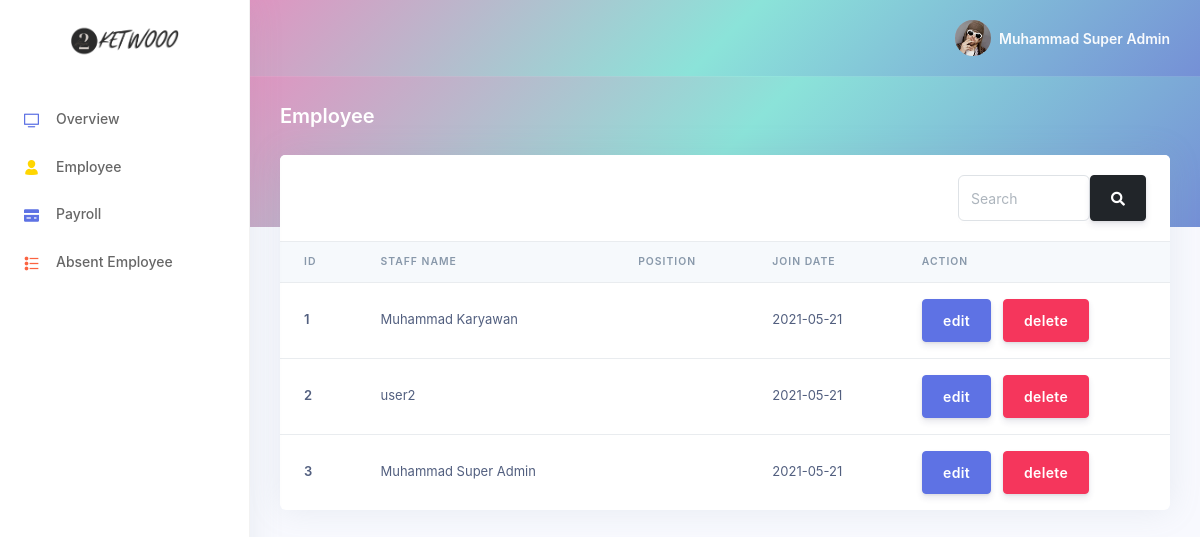
Page /index.php?page=employee (signed in) on the earlier database version.
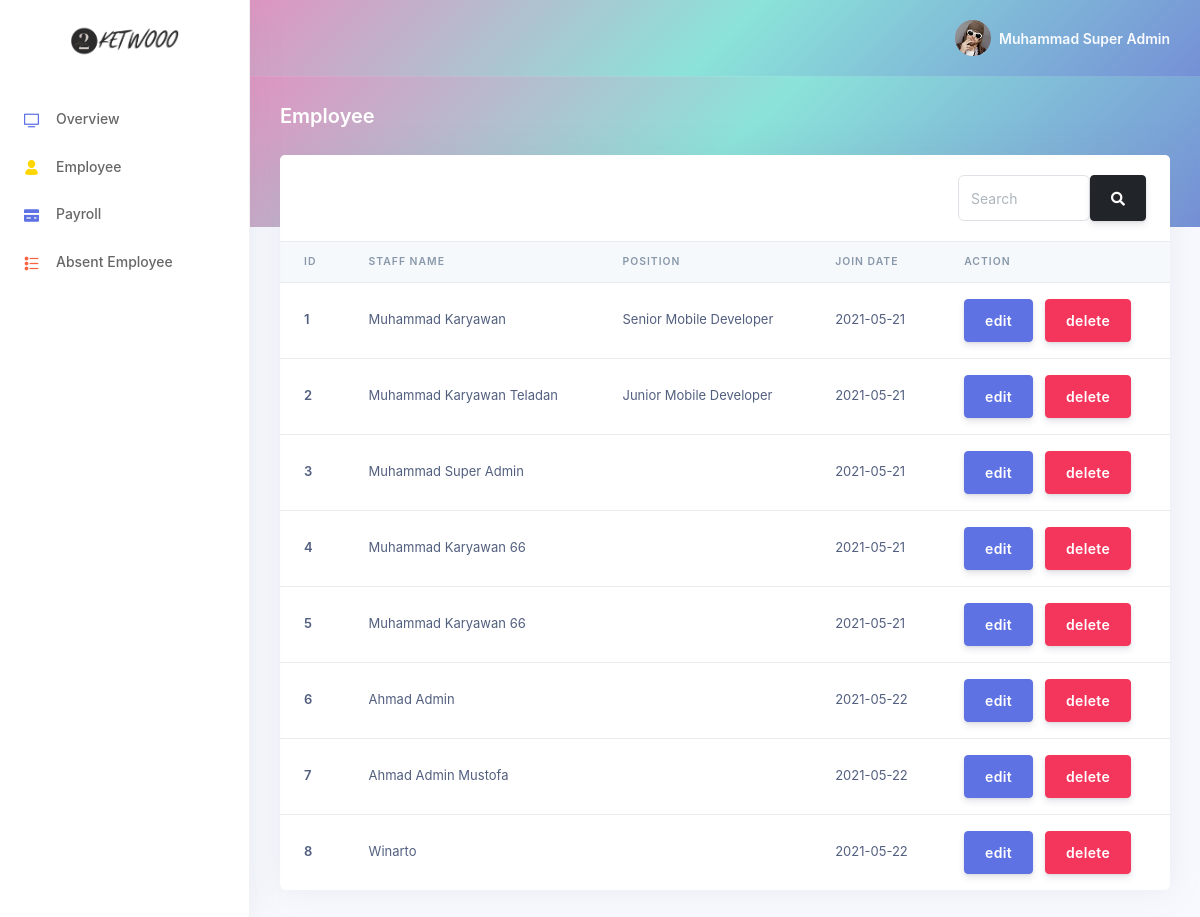
Same page on the later database version.
### tables this page shows
CREATE TABLE `user` (
  `id_user` int(16) NOT NULL,
  `nama_user` varchar(64) NOT NULL,
  `email_user` varchar(64) NOT NULL,
  `password_user` varchar(64) NOT NULL,
  `level_user` enum('karyawan','admin_financial','admin_personalia','super_admin') NOT NULL,
  `jabatan` varchar(32) DEFAULT NULL,
  `join_date` date NOT NULL
);

### employee.php (the view, shortened to what this page needs)
<?php
    include("system/connection.php");
?>
<div class="header gradient-bg pb-6">
    <div class="container-fluid">
        <div class="header-body">
            <div class="row align-items-center py-4">
                <div class="col-lg-6 col-7">
                    <h6 class="h2 text-white d-inline-block mb-0">Employee</h6>
                </div>
            </div>
        </div>
    </div>
</div>
<div class="container-fluid mt--6">
    <div class="row">
        <div class="col">
            <div class="card">
                <div class="card-header border-0">
                    <div class="row">
                        <div class="col"></div>
                        <div class="col-xl-3 text-right">
                            <form action="" method="POST">
                                <div class="input-group rounded">
                                    <input type="search" name="search" value="<?= $_POST["search"]??'' ?>" class="form-control rounded" placeholder="Search" aria-label="Search" aria-describedby="search-addon" />
                                    <button class="btn btn-dark" type="submit" id="search-addon">
                                        <i class="fas fa-search"></i>
                                    </button>
                                </div>
                            </form>
                        </div>
                    </div>
                </div>
                <div class="table-responsive">
                    <table class="table align-items-center table-flush">
                        <thead class="thead-light">
                            <tr>
                                <th scope="col">ID</th>
                                <th scope="col">Staff Name</th>
                                <th scope="col">Position</th>
                                <th scope="col">Join Date</th>
                                <th scope="col">Action</th>
                            </tr>
                        </thead>
                        <tbody>
                            <?php
                                $select = mysqli_query($connection, "SELECT * FROM user");
                                while ($data = mysqli_fetch_array($select)) {
                            ?>
                            <tr>
                                <th scope="row"><?= $data['id_user'] ?></th>
                                <td><?= $data['nama_user'] ?></td>
                                <td><?= $data['jabatan'] ?></td>
                                <td><?= $data['join_date'] ?></td>
                                <td>
                                    <button type="button" id="editButton" class="btn btn-primary" data-toggle="modal" data-target="#editEmployee<?= $data['id_user'] ?>">
                                    edit
                                    </button>
                                    <button type="button" id="deleteButton" class="btn btn-danger" data-toggle="modal" data-target="#deleteEmployee<?= $data['id_user'] ?>">
                                    delete
                                    </button>
                                </td>
                            </tr>
                            <?php } ?>
                        </tbody>
                    </table>
                </div>
            </div>
        </div>
    </div>
</div>

Differences in the rows shown:
changed user "Muhammad Karyawan": jabatan (not shown) → "Senior Mobile Developer"
changed user id 2: nama_user "user2" → "Muhammad Karyawan Teladan"; jabatan (not shown) → "Junior Mobile Developer"
added user: id_user "4", nama_user "Muhammad Karyawan 66", join_date "2021-05-21"
added user: id_user "5", nama_user "Muhammad Karyawan 66", join_date "2021-05-21"
added user: id_user "6", nama_user "Ahmad Admin", join_date "2021-05-22"
added user: id_user "7", nama_user "Ahmad Admin Mustofa", join_date "2021-05-22"
added user: id_user "8", nama_user "Winarto", join_date "2021-05-22"
